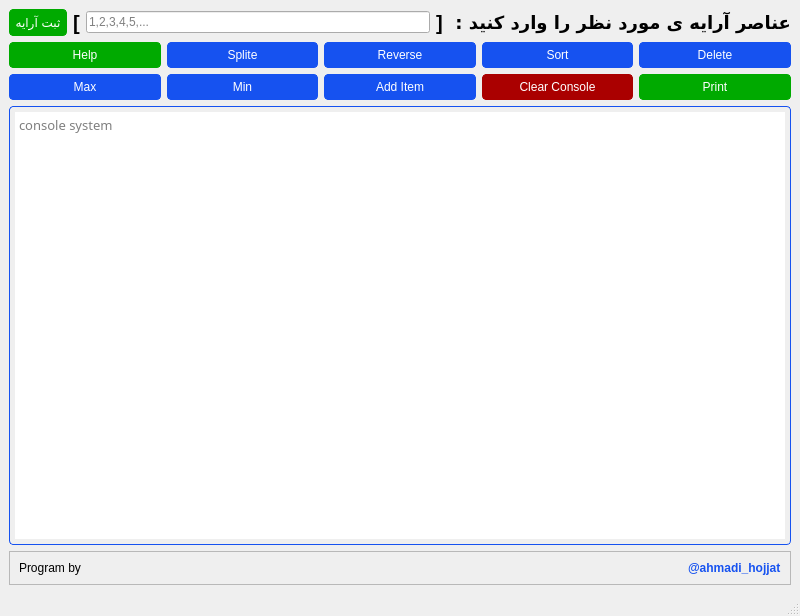
<?xml version="1.0" encoding="UTF-8"?>
<ui version="4.0">
 <class>MainWindow</class>
 <widget class="QMainWindow" name="MainWindow">
  <property name="geometry">
   <rect>
    <x>0</x>
    <y>0</y>
    <width>800</width>
    <height>616</height>
   </rect>
  </property>
  <property name="windowTitle">
   <string>MainWindow</string>
  </property>
  <property name="styleSheet">
   <string notr="true"/>
  </property>
  <widget class="QWidget" name="centralwidget">
   <layout class="QVBoxLayout" name="verticalLayout">
    <item>
     <layout class="QHBoxLayout" name="horizontalLayout">
      <item>
       <widget class="QPushButton" name="submitArray">
        <property name="font">
         <font>
          <family>IRANSansWeb</family>
         </font>
        </property>
        <property name="cursor">
         <cursorShape>PointingHandCursor</cursorShape>
        </property>
        <property name="styleSheet">
         <string notr="true">QPushButton {
  appearance: button;
  background-color:rgb(0, 170, 0);
  border: 1px solid rgb(0, 170, 0);
  border-radius: 4px;
  box-sizing: border-box;
  color: #FFFFFF;
  cursor: pointer;
  padding:5px;
}
</string>
        </property>
        <property name="text">
         <string>ثبت آرایه</string>
        </property>
       </widget>
      </item>
      <item>
       <widget class="QLabel" name="label_2">
        <property name="styleSheet">
         <string notr="true">font-size:20px;
color:black;
font-weight:700;</string>
        </property>
        <property name="text">
         <string>[</string>
        </property>
       </widget>
      </item>
      <item>
       <widget class="QLineEdit" name="input_array">
        <property name="placeholderText">
         <string>1,2,3,4,5,...</string>
        </property>
       </widget>
      </item>
      <item>
       <widget class="QLabel" name="label_3">
        <property name="styleSheet">
         <string notr="true">font-size:20px;
color:black;
font-weight:700;</string>
        </property>
        <property name="text">
         <string>]</string>
        </property>
       </widget>
      </item>
      <item>
       <widget class="QLabel" name="label">
        <property name="font">
         <font>
          <family>IRANSansWeb</family>
          <pointsize>-1</pointsize>
          <bold>true</bold>
         </font>
        </property>
        <property name="styleSheet">
         <string notr="true">font-size:18px;
font-weight:700;</string>
        </property>
        <property name="text">
         <string>عناصر آرایه ی مورد نظر را وارد کنید : </string>
        </property>
       </widget>
      </item>
     </layout>
    </item>
    <item>
     <layout class="QGridLayout" name="gridLayout">
      <item row="0" column="4">
       <widget class="QPushButton" name="deleteBtn">
        <property name="cursor">
         <cursorShape>PointingHandCursor</cursorShape>
        </property>
        <property name="styleSheet">
         <string notr="true">QPushButton {
  appearance: button;
  background-color: #1652F0;
  border: 1px solid #1652F0;
  border-radius: 4px;
  box-sizing: border-box;
  color: #FFFFFF;
  cursor: pointer;
  padding:5px;
}
</string>
        </property>
        <property name="text">
         <string>Delete</string>
        </property>
       </widget>
      </item>
      <item row="0" column="1">
       <widget class="QPushButton" name="splitBtn">
        <property name="cursor">
         <cursorShape>PointingHandCursor</cursorShape>
        </property>
        <property name="styleSheet">
         <string notr="true">QPushButton {
  appearance: button;
  background-color: #1652F0;
  border: 1px solid #1652F0;
  border-radius: 4px;
  box-sizing: border-box;
  color: #FFFFFF;
  cursor: pointer;
  padding:5px;
}
</string>
        </property>
        <property name="text">
         <string>Splite</string>
        </property>
       </widget>
      </item>
      <item row="0" column="2">
       <widget class="QPushButton" name="reverseBtn">
        <property name="cursor">
         <cursorShape>PointingHandCursor</cursorShape>
        </property>
        <property name="styleSheet">
         <string notr="true">QPushButton {
  appearance: button;
  background-color: #1652F0;
  border: 1px solid #1652F0;
  border-radius: 4px;
  box-sizing: border-box;
  color: #FFFFFF;
  cursor: pointer;
  padding:5px;
}
</string>
        </property>
        <property name="text">
         <string>Reverse</string>
        </property>
       </widget>
      </item>
      <item row="0" column="0">
       <widget class="QPushButton" name="helpBtn">
        <property name="cursor">
         <cursorShape>PointingHandCursor</cursorShape>
        </property>
        <property name="styleSheet">
         <string notr="true">QPushButton {
  appearance: button;
  background-color:rgb(0, 170, 0);
  border: 1px solid rgb(0, 170, 0);
  border-radius: 4px;
  box-sizing: border-box;
  color: #FFFFFF;
  cursor: pointer;
  padding:5px;
}
</string>
        </property>
        <property name="text">
         <string>Help</string>
        </property>
       </widget>
      </item>
      <item row="0" column="3">
       <widget class="QPushButton" name="sortBtn">
        <property name="cursor">
         <cursorShape>PointingHandCursor</cursorShape>
        </property>
        <property name="styleSheet">
         <string notr="true">QPushButton {
  appearance: button;
  background-color: #1652F0;
  border: 1px solid #1652F0;
  border-radius: 4px;
  box-sizing: border-box;
  color: #FFFFFF;
  cursor: pointer;
  padding:5px;
}
</string>
        </property>
        <property name="text">
         <string>Sort</string>
        </property>
       </widget>
      </item>
      <item row="1" column="0">
       <widget class="QPushButton" name="maxBtn">
        <property name="cursor">
         <cursorShape>PointingHandCursor</cursorShape>
        </property>
        <property name="styleSheet">
         <string notr="true">QPushButton {
  appearance: button;
  background-color: #1652F0;
  border: 1px solid #1652F0;
  border-radius: 4px;
  box-sizing: border-box;
  color: #FFFFFF;
  cursor: pointer;
  padding:5px;
}
</string>
        </property>
        <property name="text">
         <string>Max</string>
        </property>
       </widget>
      </item>
      <item row="1" column="1">
       <widget class="QPushButton" name="minBtn">
        <property name="cursor">
         <cursorShape>PointingHandCursor</cursorShape>
        </property>
        <property name="styleSheet">
         <string notr="true">QPushButton {
  appearance: button;
  background-color: #1652F0;
  border: 1px solid #1652F0;
  border-radius: 4px;
  box-sizing: border-box;
  color: #FFFFFF;
  cursor: pointer;
  padding:5px;
}
</string>
        </property>
        <property name="text">
         <string>Min</string>
        </property>
       </widget>
      </item>
      <item row="1" column="2">
       <widget class="QPushButton" name="addBtn">
        <property name="cursor">
         <cursorShape>PointingHandCursor</cursorShape>
        </property>
        <property name="styleSheet">
         <string notr="true">QPushButton {
  appearance: button;
  background-color: #1652F0;
  border: 1px solid #1652F0;
  border-radius: 4px;
  box-sizing: border-box;
  color: #FFFFFF;
  cursor: pointer;
  padding:5px;
}
</string>
        </property>
        <property name="text">
         <string>Add Item</string>
        </property>
       </widget>
      </item>
      <item row="1" column="3">
       <widget class="QPushButton" name="clearBtn">
        <property name="styleSheet">
         <string notr="true">QPushButton {
  appearance: button;
  background-color: rgb(170, 0, 0);
  border: 1px solid rgb(170, 0, 0);
  border-radius: 4px;
  box-sizing: border-box;
  color: #FFFFFF;
  cursor: pointer;
  padding:5px;
}
</string>
        </property>
        <property name="text">
         <string>Clear Console</string>
        </property>
       </widget>
      </item>
      <item row="1" column="4">
       <widget class="QPushButton" name="printArray">
        <property name="cursor">
         <cursorShape>PointingHandCursor</cursorShape>
        </property>
        <property name="styleSheet">
         <string notr="true">QPushButton {
  appearance: button;
  background-color:rgb(0, 170, 0);
  border: 1px solid rgb(0, 170, 0);
  border-radius: 4px;
  box-sizing: border-box;
  color: #FFFFFF;
  cursor: pointer;
  padding:5px;
}
</string>
        </property>
        <property name="text">
         <string>Print</string>
        </property>
       </widget>
      </item>
     </layout>
    </item>
    <item>
     <widget class="QTextEdit" name="console">
      <property name="font">
       <font>
        <family>IRANSansWeb</family>
        <pointsize>10</pointsize>
       </font>
      </property>
      <property name="cursor" stdset="0">
       <cursorShape>WhatsThisCursor</cursorShape>
      </property>
      <property name="styleSheet">
       <string notr="true">QTextEdit {
  border: 1px solid #1652F0;
  border-radius: 4px;
  box-sizing: border-box;
  color: black;
  cursor: pointer;
  padding:5px;
  diriction:rtl;
}
</string>
      </property>
      <property name="readOnly">
       <bool>true</bool>
      </property>
      <property name="placeholderText">
       <string>console system</string>
      </property>
     </widget>
    </item>
    <item>
     <widget class="QFrame" name="frame">
      <property name="frameShape">
       <enum>QFrame::StyledPanel</enum>
      </property>
      <property name="frameShadow">
       <enum>QFrame::Raised</enum>
      </property>
      <layout class="QHBoxLayout" name="horizontalLayout_2">
       <item>
        <widget class="QLabel" name="label_5">
         <property name="text">
          <string>Program by</string>
         </property>
        </widget>
       </item>
       <item alignment="Qt::AlignRight">
        <widget class="QLabel" name="label_4">
         <property name="styleSheet">
          <string notr="true">color:#1652F0;
font-weight:700;</string>
         </property>
         <property name="text">
          <string>@ahmadi_hojjat</string>
         </property>
        </widget>
       </item>
      </layout>
     </widget>
    </item>
   </layout>
  </widget>
  <widget class="QMenuBar" name="menubar">
   <property name="geometry">
    <rect>
     <x>0</x>
     <y>0</y>
     <width>800</width>
     <height>21</height>
    </rect>
   </property>
  </widget>
  <widget class="QStatusBar" name="statusbar"/>
 </widget>
 <resources/>
 <connections/>
</ui>
